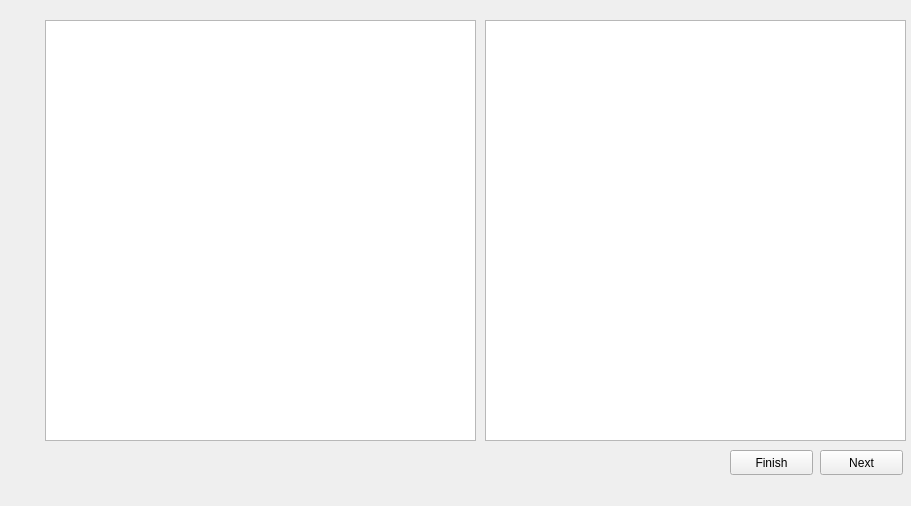
<?xml version="1.0" encoding="UTF-8"?>
<ui version="4.0">
 <class>deroulementcryptanalysesub</class>
 <widget class="QWidget" name="deroulementcryptanalysesub">
  <property name="geometry">
   <rect>
    <x>0</x>
    <y>0</y>
    <width>911</width>
    <height>506</height>
   </rect>
  </property>
  <property name="windowTitle">
   <string>Form</string>
  </property>
  <widget class="QTableWidget" name="tableWidget">
   <property name="geometry">
    <rect>
     <x>45</x>
     <y>20</y>
     <width>431</width>
     <height>421</height>
    </rect>
   </property>
  </widget>
  <widget class="QListWidget" name="listWidget">
   <property name="geometry">
    <rect>
     <x>485</x>
     <y>20</y>
     <width>421</width>
     <height>421</height>
    </rect>
   </property>
  </widget>
  <widget class="QPushButton" name="pushButton">
   <property name="geometry">
    <rect>
     <x>820</x>
     <y>450</y>
     <width>83</width>
     <height>25</height>
    </rect>
   </property>
   <property name="text">
    <string>Next</string>
   </property>
  </widget>
  <widget class="QPushButton" name="pushButton_2">
   <property name="geometry">
    <rect>
     <x>730</x>
     <y>450</y>
     <width>83</width>
     <height>25</height>
    </rect>
   </property>
   <property name="text">
    <string>Finish</string>
   </property>
  </widget>
 </widget>
 <resources/>
 <connections/>
</ui>
